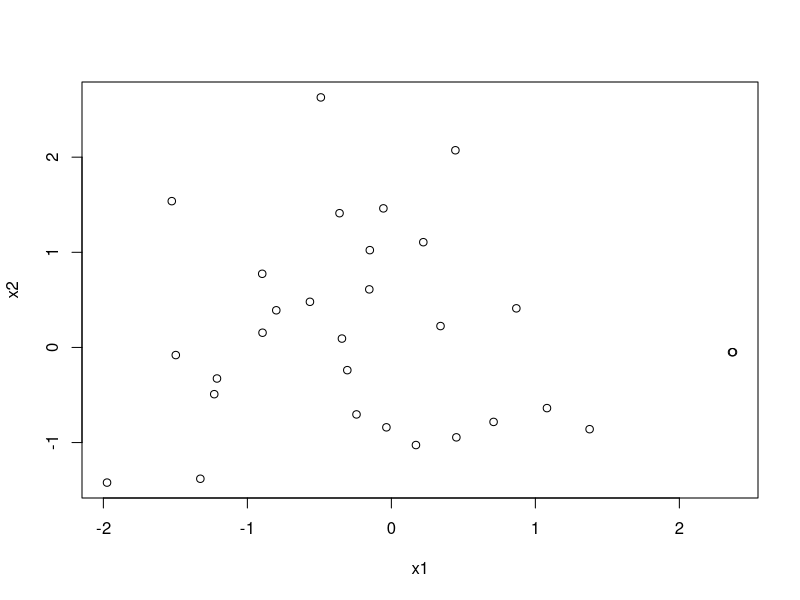
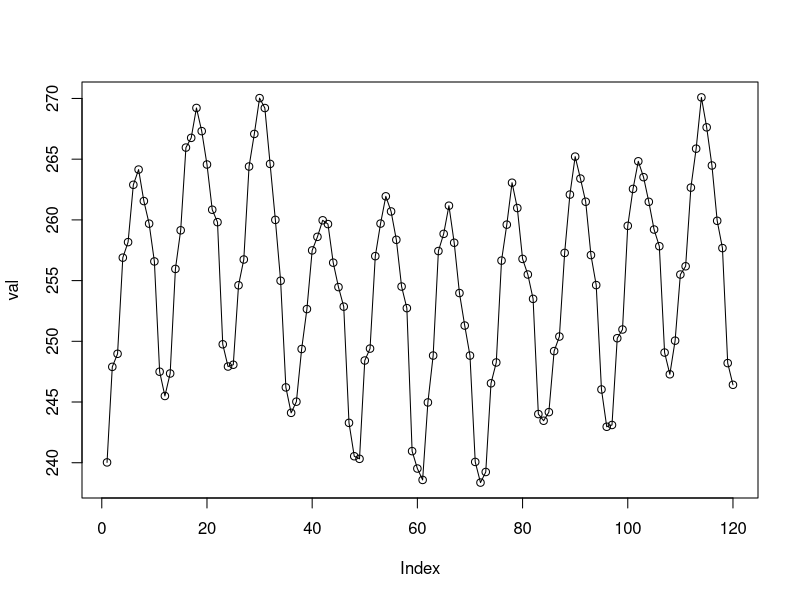
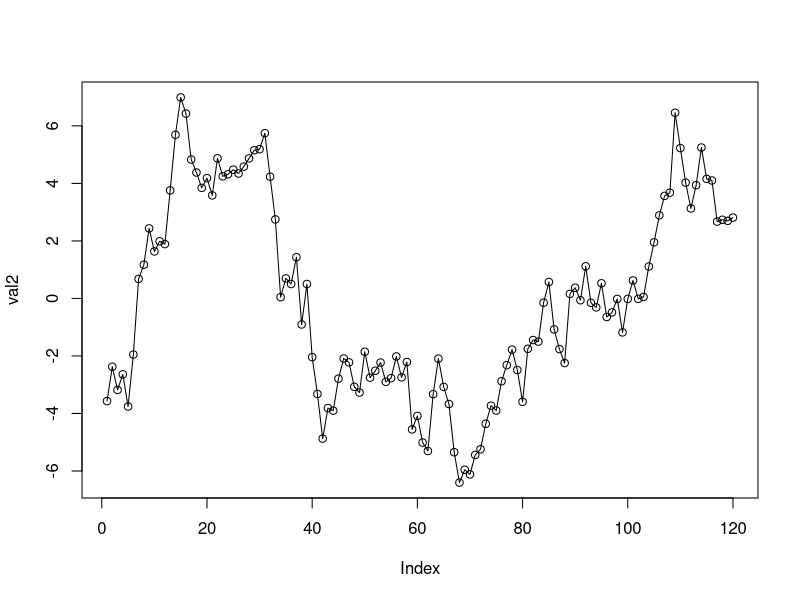
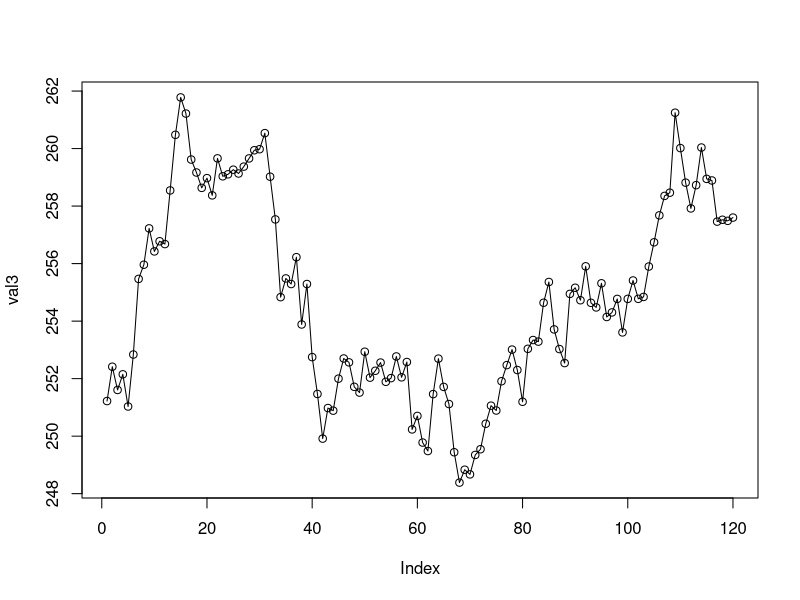
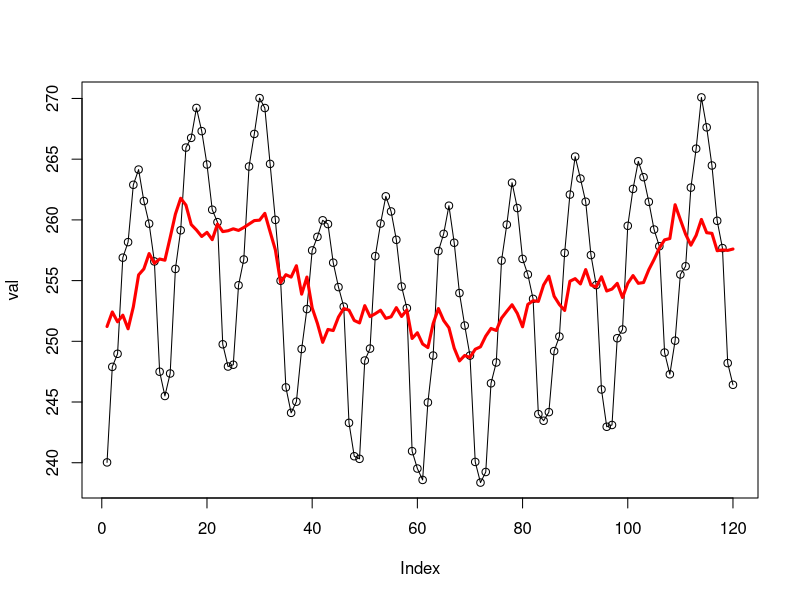

Write the R code that produced these figures, in order.
#-------------------------------------------------------------------------------
#-------------------------------------------------------------------------------
# Seminarium kursvecka 8
#-------------------------------------------------------------------------------
#-------------------------------------------------------------------------------




#-------------------------------------------------------------------------------
# tester
#-------------------------------------------------------------------------------

x1<-rnorm(n = 30)
x2<-rnorm(n = 30)

plot(x1,x2)


A<-cor.test(x1,x2)

str(A)


A$statistic
A$p.value

#knitr::kable() + lämplig data.frame
#







#-------------------------------------------------------------------------------
# projekt del 2: tidserier 
#-------------------------------------------------------------------------------

# 2.1.2 Dataanalys av tidseriedata

# 4)
# ta bort säsong i tidserie

# simulera en tidserie med tydlig säsong:
set.seed(434)
x2<-1:12
y2<-(sin(x2/4)+rnorm(12,sd=0.07))*25
#plot(x2,y2,t="o")
m<-rep(1:12,10)
y<-rep(2010:2019,each=12)
set.seed(323)
val<-as.vector(arima.sim(model = list(ar=0.99999),n = 120)+10+y2)

plot(val,t="o")
# vi ser att har en tydlig månadssäsong här
# finns det någon annan trend över tid?

df<-data.frame(year=y,month=as.factor(m),val=val)
head(df)


# beräknar medelvärden grupperade på månad:
library(dplyr)
m_group<-df %>% group_by(month) %>% summarise(mean=mean(val))
m_group<-as.data.frame(m_group)
m_group

df$val

# använd recyling för att 
# subtrahera månadsmedelvärden från val

# testar med korta vektorer:
a<-1:10
b<-c(5,10)
a
b
a-b

# tidseriedatan:
df$val
m_group$mean

val2<-df$val-m_group$mean
length(val2)
plot(val2,t="o")

# vi måste addera medelvärdet från val för att få rätt skala:
val3<-val2+mean(df$val)
plot(val3,t="o")

# plottar val och tidserien där vi tagit bort månadsvariationen:
plot(val,t="o")
lines(val3,col="red",lwd=3)
# nu ser vi tydligt att det finns en viss trend som varierar över
# tid, men att månadssäsongen verkar vara det som dominerar 
#-------------------------------------------------------------------------------
# 
#-------------------------------------------------------------------------------

